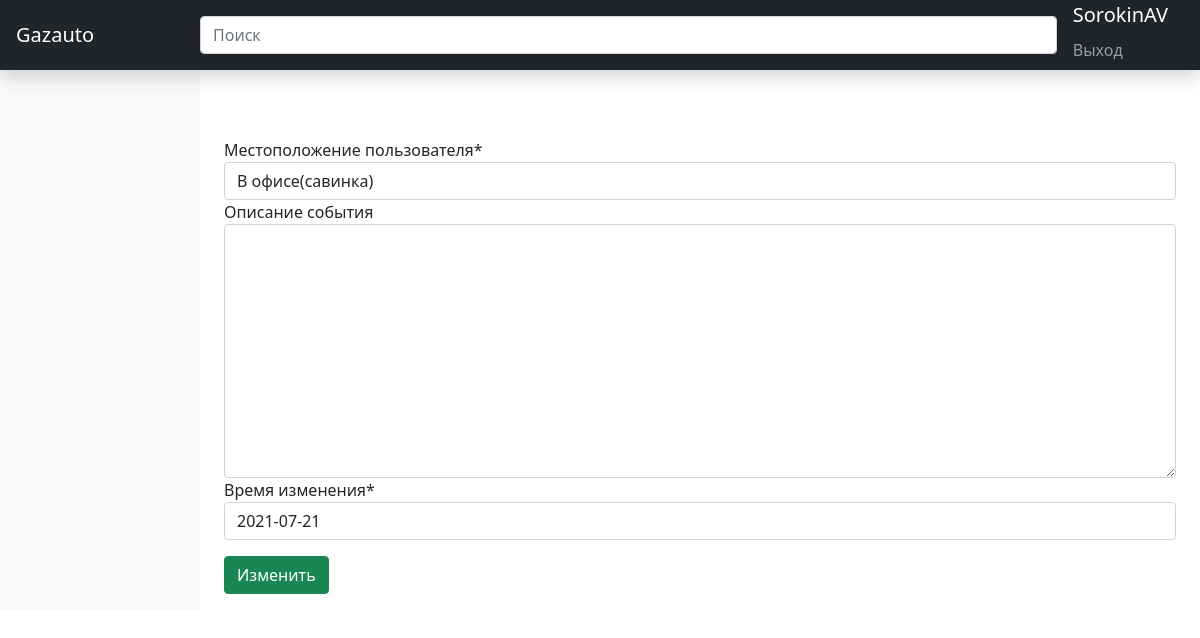
Before: /user/sorokinav43/update/ (signed in) with the older database file.
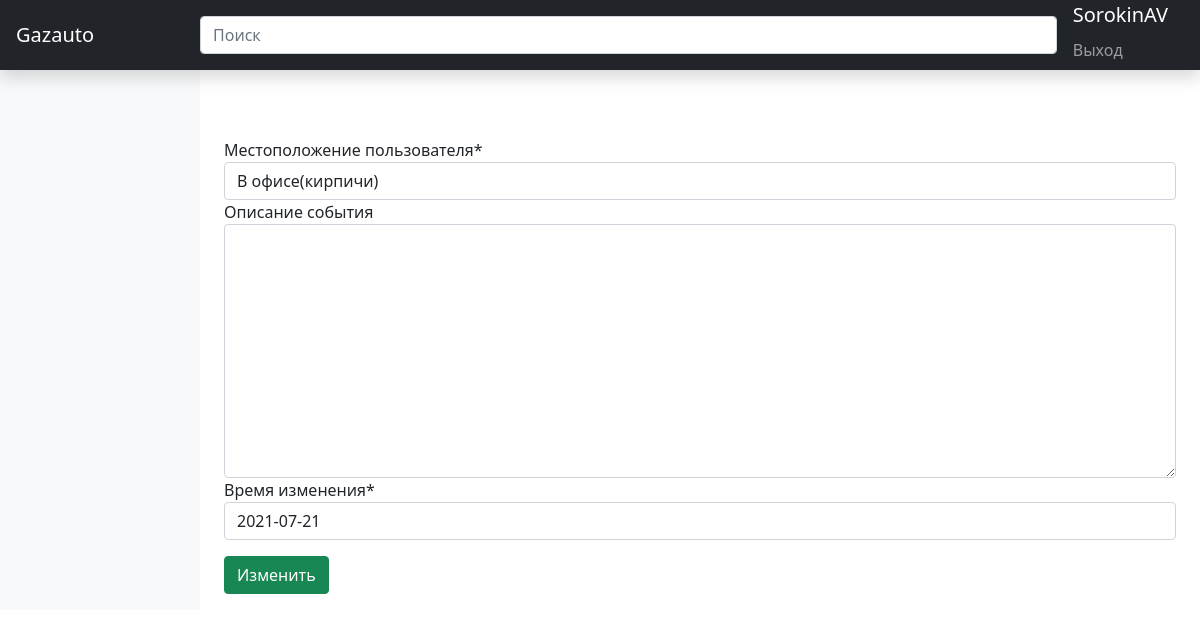
After: the same page with the newer database file.
### statistic_app/models.py (models this page shows, shortened)
class Profile(models.Model):
    user = models.OneToOneField(User, on_delete=models.SET_NULL, null=True, verbose_name="Пользователь")
    father_name = models.CharField("Отчество", max_length=200, blank=True, null=True)
    tabel_num = models.IntegerField(verbose_name="Табельный номер", default=0)
    position = models.CharField("Должность", max_length=200)
    user_location = models.ForeignKey(UserLocation, verbose_name="Местоположение пользователя",
                                      on_delete=models.SET_NULL, null=True)
    url = models.SlugField(max_length=255, unique=True, db_index=True, verbose_name="URL", default=None, null=True,
                           blank=True)
    phone_number = models.CharField(max_length=12, blank=True, null=True)
    description = models.TextField("Описание события", null=True, blank=True)
    pub_date = models.DateField('Время изменения', default=django_tz.now)
    class Meta:
        verbose_name = "Пользователь"
        verbose_name_plural = "Пользователи"

### statistic_app/views.py (the view, shortened to what this page needs)
# urls.py: path('user/<slug:slug>/update/', UserLocationAdd.as_view(), name='user_update'),
class UserLocationAdd(UpdateView):
    model = Profile
    template_name = 'user/user_edit.html'
    success_url = reverse_lazy('user_list')
    slug_field = "url"
    fields = ['user_location', 'description', 'pub_date']

### statistic_app/models.py (called while the page is built)
    def __str__(self):
        return self.location

### templates/user/user_edit.html (shortened to what this page needs)
{% extends 'index.html' %}
{% load crispy_forms_tags %}
{% block contents %}
<form method="post">
    {{ form|crispy }}
    <button type="submit" class="btn btn-success my-3">Изменить</button>
</form>
{% endblock %}

Changed rows visible on the page:
changed Profile: user_location "В офисе(савинка)" → "В офисе(кирпичи)"
